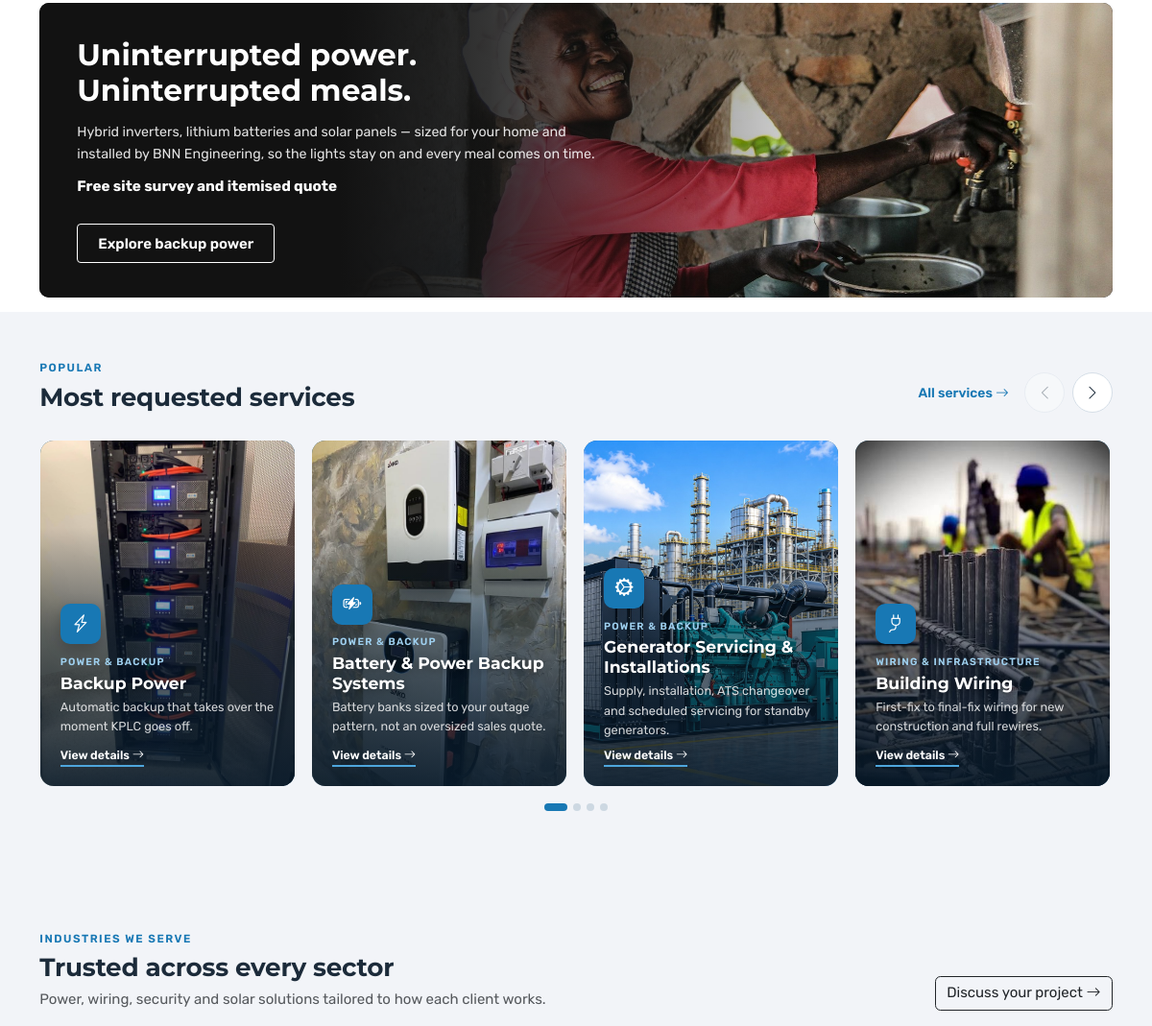
The app's page / (middle part), older data.
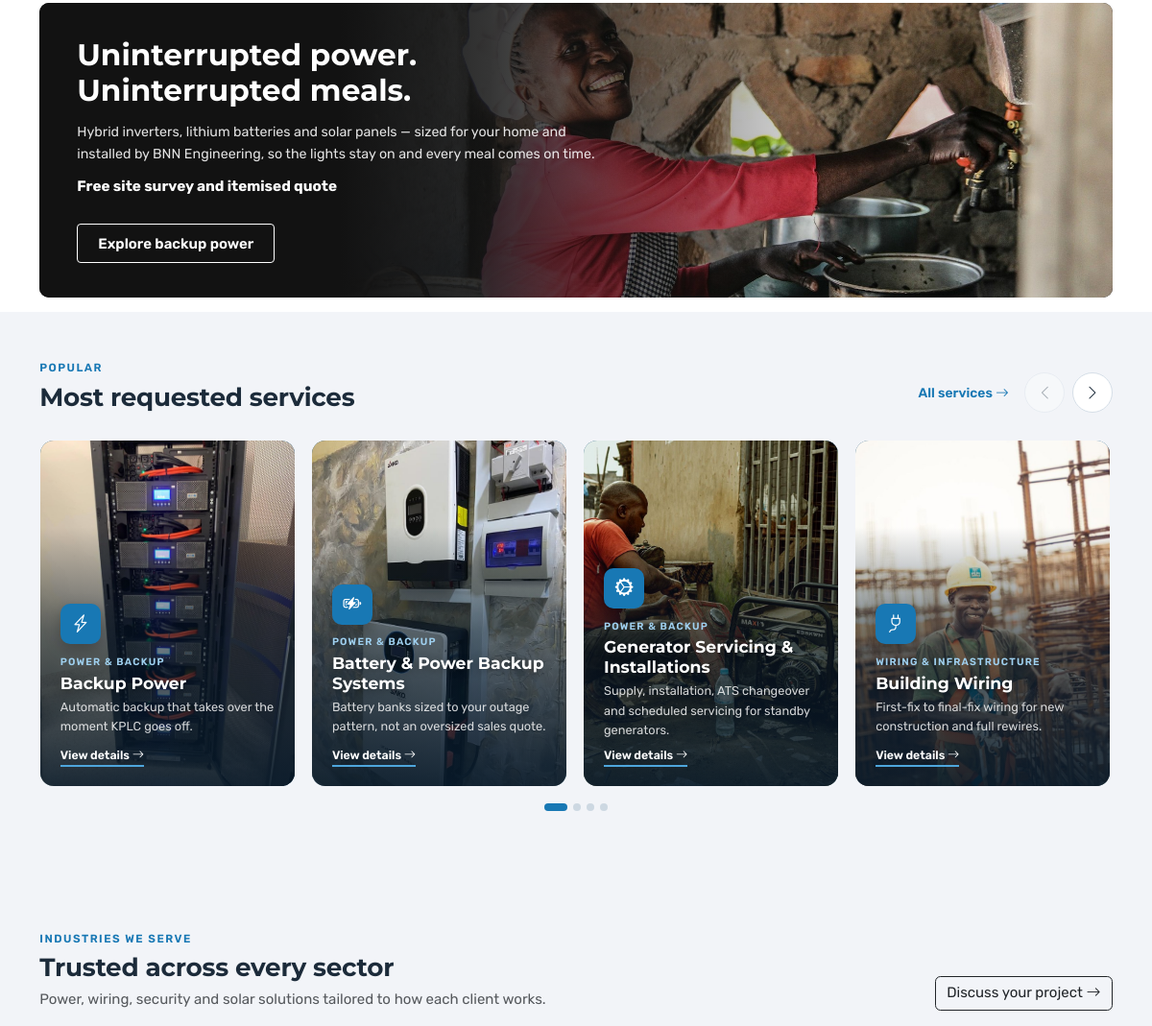
The same page, newer data.
### pages/models.py (models this page shows, shortened)
class FeatureBanner(models.Model):
    title = models.CharField('Headline', max_length=140)
    text = models.TextField(blank=True)
    highlight = models.CharField('Bold line', max_length=120, blank=True, help_text='Short bold line under the text')
    button_text = models.CharField(max_length=40, default='Explore')
    link = models.CharField(max_length=200, default='/services/')
    image = models.ImageField(upload_to='home_panels/', blank=True, help_text='The banner only shows once a photo is uploaded')
    is_active = models.BooleanField(default=True)
    order = models.PositiveIntegerField(default=0)
    class Meta:
        ordering = ['order']
        verbose_name = 'homepage feature banner'

### services/models.py (models this page shows, shortened)
class Service(models.Model):
    category = models.ForeignKey(ServiceCategory, related_name='services', on_delete=models.PROTECT)
    name = models.CharField(max_length=150)
    slug = models.SlugField(max_length=170, unique=True, blank=True)
    summary = models.CharField(max_length=250, help_text='One-line pitch shown on cards')
    description = models.TextField(blank=True, help_text='Intro paragraph for the service page')
    included = models.TextField(blank=True, help_text="What's included — one item per line")
    icon = models.CharField(max_length=50, default='lightning-charge', help_text='Bootstrap icon name')
    image = models.ImageField(upload_to='services/', blank=True)
    is_featured = models.BooleanField(default=False, help_text='Show in the homepage highlight row')
    is_active = models.BooleanField(default=True)
    order = models.PositiveIntegerField(default=0)
    class Meta:
        ordering = ['category__order', 'order', 'name']
    def __str__(self):
        return self.name
    def get_absolute_url(self):
        return reverse('services:detail', args=[self.slug])

class ServiceCategory(models.Model):
    name = models.CharField(max_length=100)
    slug = models.SlugField(unique=True, blank=True)
    icon = models.CharField(max_length=50, default='lightning-charge', help_text='Bootstrap icon name')
    tagline = models.CharField(max_length=200, blank=True)
    image = models.ImageField(upload_to='service-categories/', blank=True,
                              help_text='Photo for the homepage "What we do" tile. '
                                        'Leave blank to use a photo from one of its services.')
    order = models.PositiveIntegerField(default=0)
    class Meta:
        ordering = ['order', 'name']
        verbose_name_plural = 'service categories'

### services/views.py (the view)
# urls.py: path('', views.home, name='home'),
def home(request):
    categories = ServiceCategory.objects.prefetch_related('services')
    context = {
        'service_categories': categories,
        'featured_services': Service.objects.filter(is_active=True, is_featured=True).select_related('category')[:8],
        'shop_products': Product.objects.active().exclude(image='').filter(is_recommended=True)[:6],
        'partners': _home_brands(),
        'quote_form': QuoteForm(),
        'slider_services': sorted(
            Service.objects.filter(is_active=True).select_related('category').prefetch_related('category__services'),
            key=lambda s: (not s.image, s.category.order, s.order)),
        'projects': Project.objects.filter(is_published=True, show_on_home=True).select_related('service')[:6],
        'process_steps': ProcessStep.objects.all(),
        'industries': Industry.objects.filter(is_active=True),
        'home_panels': HomePanel.objects.filter(is_active=True)[:3],
        'showcase_rows': ShowcaseRow.objects.filter(is_active=True),
        'feature_banner': FeatureBanner.objects.filter(is_active=True).exclude(image='').first(),
        'testimonials': Testimonial.objects.filter(is_published=True)[:6],
        'faqs': FAQ.objects.filter(is_published=True),
        'why_items': WhyChooseItem.objects.filter(place='home'),
        'company_photo': _company_photo(),
    }
    return render(request, 'services/home.html', context)

### cart/cart.py (called while the page is built)
    def __len__(self):
        return sum(item['quantity'] for item in self.cart.values())

### cart/context_processors.py (called while the page is built)
def cart(request):
    return {'cart': Cart(request)}

### pages/models.py (called while the page is built)
    @classmethod
    def load(cls):
        obj, _ = cls.objects.get_or_create(pk=1)
        return obj

    @property
    def phones(self):
        return [p for p in (self.phone1, self.phone2) if p]

    @property
    def payment(self):
        return {'bank': self.bank_name, 'account_name': self.account_name,
                'account_no': self.account_no, 'paybill': self.paybill}

    def _img(self, field, default):
        f = getattr(self, field)
        if f:
            return f.url
        from django.templatetags.static import static
        return static(default)

    @property
    def logo_url(self):
        return self._img('logo', 'img/logo-horizontal.png')

    @property
    def logo_light_url(self):
        return self._img('logo_light', 'img/logo-horizontal-light.png')

    @property
    def hero_image_url(self):
        return self.hero_image.url if self.hero_image else self._img('hero_image', 'video/hero-poster.jpg') + '?v=6'

    @property
    def hero_mp4_url(self):
        if self.hero_video_mp4:
            return self.hero_video_mp4.url
        if self.hero_video_webm:
            return ''
        return self._img('hero_video_mp4', 'video/hero.mp4') + '?v=6'

    @property
    def hero_webm_url(self):
        if self.hero_video_webm:
            return self.hero_video_webm.url
        if self.hero_video_mp4:
            return ''  # an uploaded MP4 replaces the built-in pair
        return self._img('hero_video_webm', 'video/hero.webm') + '?v=6'

    @property
    def mpesa_logo_url(self):
        return self._img('mpesa_logo', 'img/mpesa-logo.png')

    def about_paragraphs(self):
        return [p.strip() for p in self.about_body.split('\n\n') if p.strip()]

### services/context_processors.py (called while the page is built)
def service_nav(request):
    return {'nav_service_categories': ServiceCategory.objects.prefetch_related('services')}

### services/views.py (called while the page is built)
def _company_photo():
    from pages.models import SiteSettings
    s = SiteSettings.load()
    if s.company_image:
        return s.company_image
    for slug in ('control-panel-design-fabrication', 'solar-installations', 'backup-power'):
        svc = Service.objects.filter(slug=slug).exclude(image='').first()
        if svc:
            return svc.image
    svc = Service.objects.exclude(image='').first()
    return svc.image if svc else None

### store/models.py (called while the page is built)
    def get_absolute_url(self):
        return reverse('store:brand', args=[self.slug])

### templates/services/home.html (shortened to what this page needs)
{% extends 'base.html' %}
{% load humanize static %}
{% block content %}
{% if feature_banner %}
<section class="container feature-banner-wrap">
  <div class="feature-banner">
    <img src="{{ feature_banner.image.url }}" alt="" loading="lazy">
    <div class="feature-banner-shade" aria-hidden="true"></div>
    <div class="feature-banner-body">
      <h2>{{ feature_banner.title }}</h2>
      {% if feature_banner.text %}<p>{{ feature_banner.text }}</p>{% endif %}
      {% if feature_banner.highlight %}<p class="feature-banner-strong">{{ feature_banner.highlight }}</p>{% endif %}
      <a href="{{ feature_banner.link }}" class="btn feature-banner-btn">{{ feature_banner.button_text }}</a>
    </div>
  </div>
</section>
{% endif %}
<section class="bg-soft py-5">
  <div class="container news-section">
    <div class="news-head">
      <div><span class="section-kicker">Popular</span><h2 class="section-title-lg mb-0">Most requested services</h2></div>
      <div class="news-nav">
        <a href="{% url 'services:list' %}" class="news-all">All services <i class="bi bi-arrow-right"></i></a>
        <button type="button" class="news-btn" data-news-prev aria-label="Previous"><i class="bi bi-chevron-left"></i></button>
        <button type="button" class="news-btn" data-news-next aria-label="Next"><i class="bi bi-chevron-right"></i></button>
      </div>
    </div>
    <div class="news-track popular-track" data-news-track tabindex="0" aria-label="Most requested services">
      {% for s in featured_services %}{% include 'services/_photo_card.html' %}{% endfor %}
    </div>
    <div class="news-dots" data-news-dots aria-hidden="true"></div>
  </div>
</section>
{% if industries %}
<section class="industries-section">
  <div class="container">
    <div class="d-flex justify-content-between align-items-end flex-wrap gap-3 mb-4">
      <div><span class="section-kicker">Industries we serve</span>
        <h2 class="section-title-lg mb-1">Trusted across every sector</h2>
        <p class="text-muted mb-0">Power, wiring, security and solar solutions tailored to how each client works.</p></div>
      <a href="{% url 'services:quote' %}" class="btn btn-outline-dark">Discuss your project <i class="bi bi-arrow-right"></i></a>
    </div>
  </div>
</section>
{% endif %}
{% endblock %}

### templates/base.html (shortened to what this page needs)
{% load static %}<!doctype html>
<html lang="en">
<head>
  <link href="https://cdn.jsdelivr.net/npm/bootstrap@5.3.3/dist/css/bootstrap.min.css" rel="stylesheet">
  <link href="https://cdn.jsdelivr.net/npm/bootstrap-icons@1.11.3/font/bootstrap-icons.min.css" rel="stylesheet">
  <link href="{% static 'css/style.css' %}?v=61" rel="stylesheet">
</head>
<body>
<main>
  {% block content %}{% endblock %}
</main>
</body>
</html>

### templates/partials/header.html (shortened to what this page needs)
{% load static %}

### templates/services/_photo_card.html
<a href="{{ s.get_absolute_url }}" class="photo-card{% if not s.image %} no-photo{% endif %}">
  {% if s.image %}<img src="{{ s.image.url }}" alt="{{ s.name }}" loading="lazy">{% else %}<i class="bi bi-{{ s.icon }} photo-card-bgicon" aria-hidden="true"></i>{% endif %}
  <span class="photo-card-shade" aria-hidden="true"></span>
  <span class="photo-card-body">
    <span class="photo-card-icon"><i class="bi bi-{{ s.icon }}"></i></span>
    <span class="photo-card-cat">{{ s.category.name }}</span>
    <span class="photo-card-title">{{ s.name }}</span>
    <span class="photo-card-text">{{ s.summary }}</span>
    <span class="photo-card-cta">View details <i class="bi bi-arrow-right"></i></span>
  </span>
</a>

### templates/partials/product_card.html (shortened to what this page needs)
{% load humanize %}

### templates/partials/footer.html (shortened to what this page needs)
{% load static %}

### templates/partials/pay_badges.html (shortened to what this page needs)
{% load static %}

Row changes from the older to the newer data that the page shows:
changed Service "Generator Servicing & Installations": image: a different picture
changed Service "Building Wiring": image: a different picture
